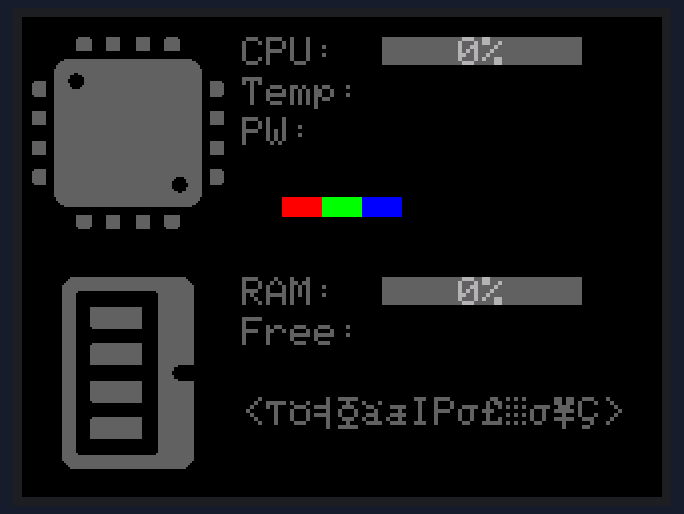
This sketch was run on a simulated Seeed XIAO ESP32-C3. Shown: 320×240 colour display. WiFi joins after 1.5 s; servers stay silent unless stated; uploads are accepted with an empty reply; what the sketch prints to the serial monitor is not drawn.

Above: at 5.2 s.

The sketch:

DesktopMonitor.ino
```cpp
// XIAO_ESP32C3需要安装核心版本 >= **2.0.14**
// TFT_eSPI库才不会报错

#include <TFT_eSPI.h>
#include "XBM.h"
#include <WiFi.h>
#include <ArduinoJson.h>

const char* ssid = "<WiFi名称>";
const char* password = "<WiFi密码>";
const char* host = "<电脑IP地址>";  // 192.169.XXX.XXX
const int httpPort = 8085;         // 8085是Open Hardware Monitor提供的端口号

#define UPDATE_INTERVAL_S 2
TFT_eSPI tft = TFT_eSPI();

unsigned long targetTime = 0;

String HOST_NAME = "";
String PROCESSOR_NAME = "";
String PROCESSOR_PW = "";
String PROCESSOR_TEMP = "";
String MEM_AVAILABLE = "";
int CPU_PERCENT = 0;
int MEM_PERCENT = 0;

void drawProgressbar(int n, int x, int y) {
  tft.fillRect(x, y, 100, 14, 0x630C);  // 白色
  tft.fillRect(x, y, n, 14, 0xF79E);    // 灰色
  tft.setTextSize(2);
  tft.setTextDatum(TC_DATUM);
  tft.setTextColor(0xB596);  // 介于白色灰色
  tft.drawString(String(n) + "%", x + 50, y);
}

void updateScreen() {
  tft.drawXBitmap(5, 10, CPU, xbmWidth, xbmHeight, 0x630C);
  tft.setTextSize(2);
  tft.setTextDatum(TL_DATUM);
  tft.setTextColor(0x630C);
  int w = tft.drawString("CPU: ", 110, 10);
  drawProgressbar(CPU_PERCENT, w + 120, 10);
  tft.fillRect(110, 30, 210, 60, TFT_BLACK);  // 覆盖旧背景
  tft.setTextSize(2);
  tft.setTextDatum(TL_DATUM);
  tft.setTextColor(0x630C);
  tft.drawString(String("Temp:") + PROCESSOR_TEMP, 110, 30);
  tft.drawString(String("PW:") + PROCESSOR_PW, 110, 50);
  tft.drawString(PROCESSOR_NAME, 110, 70);

  tft.fillRect(130, 90, 20, 10, 0xF800);
  tft.fillRect(150, 90, 20, 10, 0x07E0);
  tft.fillRect(170, 90, 20, 10, 0x001F);

  tft.drawXBitmap(5, 130, SYS, xbmWidth, xbmHeight, 0x630C);
  tft.setTextSize(2);
  tft.setTextDatum(TL_DATUM);
  tft.setTextColor(0x630C);
  w = tft.drawString("RAM: ", 110, 130);
  drawProgressbar(MEM_PERCENT, w + 120, 130);
  tft.fillRect(110, 150, 210, 60, TFT_BLACK);  // 覆盖旧背景
  tft.setTextSize(2);
  tft.setTextDatum(TL_DATUM);
  tft.setTextColor(0x630C);
  tft.drawString(String("Free:") + MEM_AVAILABLE, 110, 150);
  tft.drawString(HOST_NAME, 110, 170);
  tft.drawString(host, 110, 190);
}

void getData() {
  WiFiClient client;
  if (!client.connect(host, httpPort)) {
    Serial.println("Connection failed !");
    return;
  }
  client.println("GET /data.json HTTP/1.1");
  client.println("Host: " + String(host));
  client.println("Connection: close");
  client.println();

  while (client.connected()) {  // Skip header
    String line = client.readStringUntil('\n');
    if (line == "\r") {
      break;
    }
  }

  JsonDocument doc;
  DeserializationError error = deserializeJson(doc, client);
  if (error) {
    Serial.println("deserializeJson() failed !");
    client.stop();
    return;
  }

  HOST_NAME = doc["Children"][0]["Text"].as<String>();                                                     // 电脑名称
  PROCESSOR_NAME = doc["Children"][0]["Children"][1]["Text"].as<String>();                                 // CPU名称
  PROCESSOR_PW = doc["Children"][0]["Children"][1]["Children"][3]["Children"][0]["Value"].as<String>();    // CPU功耗
  PROCESSOR_TEMP = doc["Children"][0]["Children"][1]["Children"][1]["Children"][0]["Value"].as<String>();  // CPU温度
  MEM_AVAILABLE = doc["Children"][0]["Children"][2]["Children"][1]["Children"][1]["Value"].as<String>();   // 可用内存
  String t = doc["Children"][0]["Children"][1]["Children"][2]["Children"][0]["Value"];                     // CPU占用
  CPU_PERCENT = t.toInt();
  t = doc["Children"][0]["Children"][2]["Children"][0]["Children"][0]["Value"].as<String>();  // 内存占用
  MEM_PERCENT = t.toInt();

  client.stop();
}

void setup() {
  tft.begin();
  tft.setRotation(3);
  tft.fillScreen(TFT_BLUE);
  tft.setTextColor(0x630C);
  tft.setTextSize(2);
  tft.print("Connecting WiFi... ");

  Serial.begin(115200);
  Serial.println();
  WiFi.begin(ssid, password);
  while (WiFi.status() != WL_CONNECTED) delay(1500);
  tft.setTextColor(TFT_GREEN);
  tft.println("OK!");
  delay(2000);
  tft.fillScreen(TFT_BLACK);
}

void loop() {
  if (targetTime < millis()) {
    getData();
    updateScreen();
    targetTime = millis() + UPDATE_INTERVAL_S * 1000;
  }
}
```

Source omitted: XBM.h (data table, 11777 bytes)
